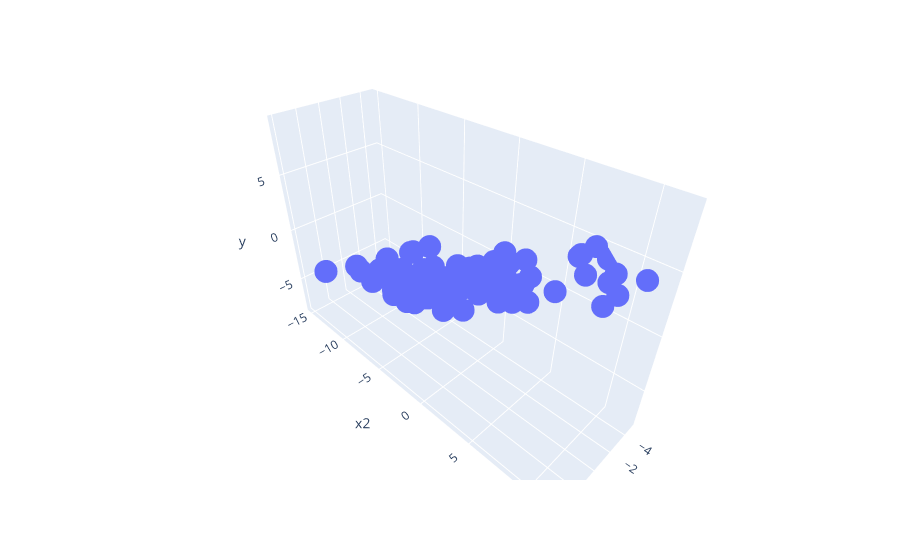

The notebook cell saved with this chart:
### Markdown cell above
We use plotly express to plot an interactive 3D scatter of our data:

### Code cell
import plotly.express as px
fig = px.scatter_3d(x=x[:, 0], y=x[:, 1], z=y, labels = { 'x':'x1', 'y':'x2', 'z':'y'})
fig.show()
